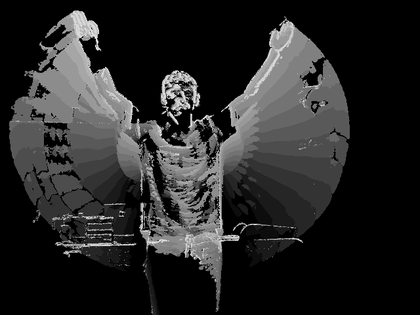
%> input picture CV_Project/MHIs/Y/Individuals/y99.png, 420 x 315 px, shrunk from 640 x 480 before the run
$ octave main.m   (GNU Octave 9; MATLAB toolbox functions it lacks are replaced by stand-ins)
%> lines starting %> are read from the running program, lines starting %| are printed output that depends on the picture
### CV_Project/Rob's Code/similitudeMoments.m
function [Nvals] = similitudeMoments(boxIm1)
sumM00 = 0;
sumM01 = 0;
sumM10 = 0;
for i=1:size(boxIm1, 1)
    for j=1:size(boxIm1, 2)
        sumM00=sumM00 + boxIm1(i,j);
        sumM10=sumM10 + j*boxIm1(i,j);
        sumM01=sumM01 + i*boxIm1(i,j);
    end
end
xavg = sumM10/sumM00;
yavg = sumM01/sumM00;
dividend = @(i,j) sumM00^((i+j)/2+1);
n02 = 0;
n03 = 0;
n11 = 0;
n12 = 0;
n20 = 0;
n21 = 0;
n30 = 0;
for j=1:size(boxIm1, 1) %rows
    for i=1:size(boxIm1, 2) %cols
        n02 = n02 + (j-yavg)^2*boxIm1(j,i);
        n03 = n03 + (j-yavg)^3*boxIm1(j,i);
        n11 = n11 + (i-xavg)*(j-yavg)*boxIm1(j,i);
        n12 = n12 + (i-xavg)*(j-yavg)^2*boxIm1(j,i);
        n20 = n20 + (i-xavg)^2*boxIm1(j,i);
        n21 = n21 + (i-xavg)^2*(j-yavg)*boxIm1(j,i);
        n30 = n30 + (i-xavg)^3*boxIm1(j,i);
    end
end
n02 = n02/dividend(0,2);
n03 = n03/dividend(0,3);
n11 = n11/dividend(1,1);
n12 = n12/dividend(1,2);
n20 = n20/dividend(2,0);
n21 = n21/dividend(2,1);
n30 = n30/dividend(3,0);
Nvals = [n02, n03, n11, n12, n20, n21, n30];

### CV_Project/Rob's Code/main.m
%% Load Avg MHI's

yimg = double(imread('MHIs/Y/Individuals/y99.png'));
%> yimg: size 315x420 double; min 0, max 255, mean 38.1; mean of the top-left, top-right, bottom-left and bottom-right quarters 56, 41.8, 37, 17.5
mimg = double(imread('MHIs/M/Individuals/m99.png'));
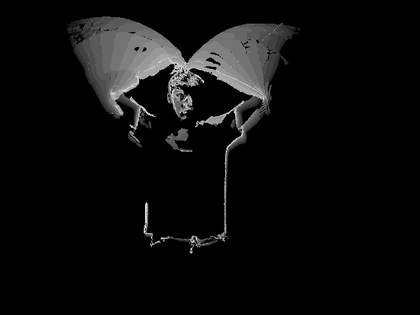
%> input picture CV_Project/MHIs/M/Individuals/m99.png, 420 x 315 px, shrunk from 640 x 480 before the run
%> mimg: size 315x420 double; min 0, max 244, mean 12.1; mean of the top-left, top-right, bottom-left and bottom-right quarters 29.2, 17.1, 1.4, 0.9
cimg = double(imread('MHIs/C/Individuals/c99.png'));
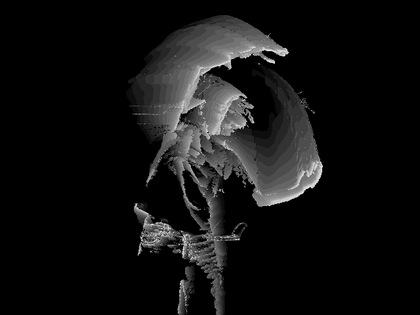
%> input picture CV_Project/MHIs/C/Individuals/c99.png, 420 x 315 px, shrunk from 640 x 480 before the run
%> cimg: size 315x420 double; min 0, max 242, mean 17.4; mean of the top-left, top-right, bottom-left and bottom-right quarters 20, 22.8, 10.9, 15.7
aimg = double(imread('MHIs/A/Individuals/a99.png'));
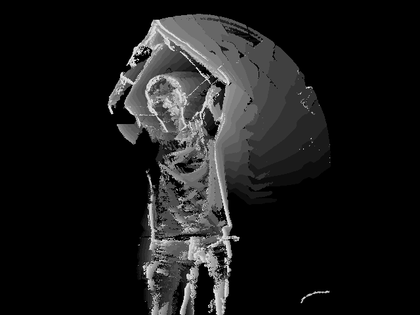
%> input picture CV_Project/MHIs/A/Individuals/a99.png, 420 x 315 px, shrunk from 640 x 480 before the run
%> aimg: size 315x420 double; min 0, max 253, mean 26.4; mean of the top-left, top-right, bottom-left and bottom-right quarters 37.4, 29.4, 25.4, 13.5
%figure();
%imagesc(yimg);
y_nval(1,:) = similitudeMoments(yimg);
%> after the loop in similitudeMoments, `for i=1:size(boxIm1, 1)`: sumM00 = 5034175; sumM01 = 696552309; sumM10 = 895355003
%> in similitudeMoments, `xavg = sumM10/sumM00;`: xavg = 177.9
%> in similitudeMoments, `yavg = sumM01/sumM00;`: yavg = 138.4
%> after the loop in similitudeMoments, `for j=1:size(boxIm1, 1)`: n02 = 1.87e+10; n03 = 2.6e+11; n11 = 72498220.5; n12 = -7.39e+10; n20 = 4.35e+10; n21 = -7.46e+11; n30 = 2.48e+11
%> in similitudeMoments, `n02 = n02/dividend(0,2);`: n02 = 0.000737
%> in similitudeMoments, `n03 = n03/dividend(0,3);`: n03 = 4.58e-06
%> in similitudeMoments, `n11 = n11/dividend(1,1);`: n11 = 2.86e-06
%> in similitudeMoments, `n12 = n12/dividend(1,2);`: n12 = -1.3e-06
%> in similitudeMoments, `n20 = n20/dividend(2,0);`: n20 = 0.00172
%> in similitudeMoments, `n21 = n21/dividend(2,1);`: n21 = -1.31e-05
%> in similitudeMoments, `n30 = n30/dividend(3,0);`: n30 = 4.37e-06
%> in similitudeMoments, `Nvals = [n02, n03, n11, n12, n20, n21, n30];`: Nvals = [0.000737 4.58e-06 2.86e-06 -1.3e-06 0.00172 -1.31e-05 4.37e-06]
m_nval(1,:) = similitudeMoments(mimg)
c_nval(1,:) = similitudeMoments(cimg);
a_nval(1,:) = similitudeMoments(aimg);
for i=0:9
   file =  sprintf('MHIs/Y/Individuals/y0%1d.png',i);
   img(:,:,i+1) = double(imread(file));
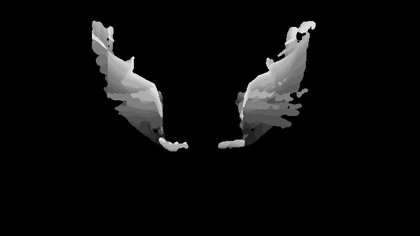
%> input picture CV_Project/MHIs/Y/Individuals/y00.png, 420 x 236 px, shrunk from 640 x 360 before the run
%> img: size 236x420 double; min 0, max 254, mean 11.7; mean of the top-left, top-right, bottom-left and bottom-right quarters 19.4, 21.4, 3, 3.1
   %figure(i+1);
   %imagesc(img(:,:,i+1));
   y_nval(i+2,:) = similitudeMoments(img(:,:,i+1));

   file =  sprintf('MHIs/M/Individuals/m0%1d.png',i);
%> (the run ends here)
